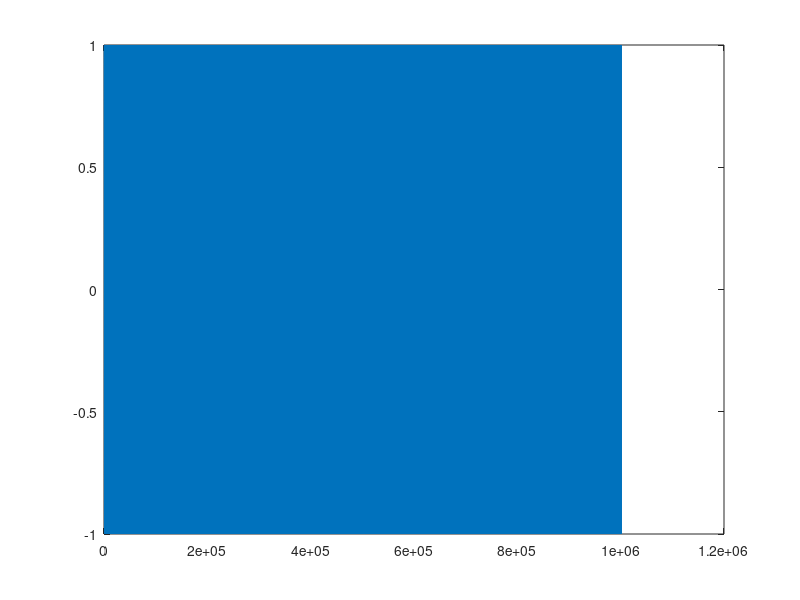

The MATLAB script that drew this image:
fs = 1e6;                  % sampling frequency
T = 0.5;                      % length of sweep
t = 0:1/fs:T;   
f1 = 0;                     % initial frequency
f2 = 5e5;                   % final frequency
sweep = chirp(t, f1, T, f2);%./2;    % generate sine sweep
sweep_x2 = [sweep sweep]; % put 2 of them back to back
sweep_x2 = sweep_x2./(max(abs(sweep_x2))+.001);

plot(sweep_x2)
% spectrogram(sweep_x2, 1024, 840, 512, fs);

% delay = round(6.56e-4*fs);  % calculate 0.656ms delay in samples
% delayed_sweep = [sweep_x2(delay+1:length(sweep_x2)) sweep_x2(1:delay)]; % generate delayed (skywave) signal
% weight = 0.0158;        % relative weight of weaker signal
% two_ray_signal = sweep_x2 + weight * delayed_sweep;% generate 2-ray simulated received signal
% two_ray_signal = two_ray_signal./(max(abs(two_ray_signal))+.001);
% max(two_ray_signal)
% 
% 
% % write received signal and original sin sweep to .wav file
% %audiowrite('./2_ray.wav', two_ray_signal, fs);
audiowrite('./double_sweep_nbruce.wav', sweep_x2, fs);
% audiowrite('./sweep.wav', sweep, fs);

